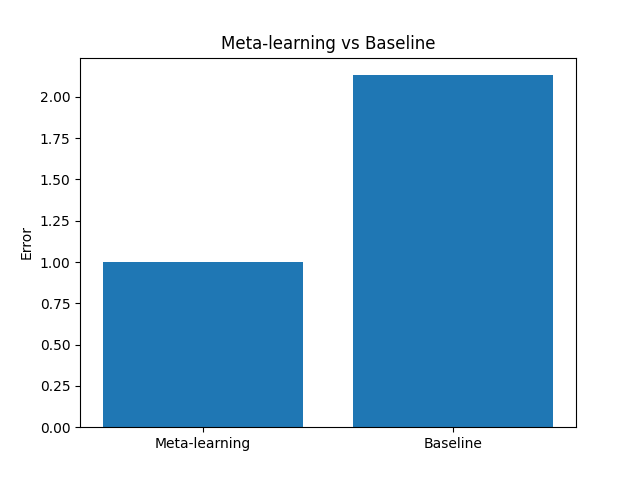

The Python source for this figure:
import numpy as np
import matplotlib.pyplot as plt

data = np.load("results/test_data.npz")

maml = data["m_errs"]
baseline = data["b_errs"]

maml_avg = np.mean(maml)
baseline_avg = np.mean(baseline)

labels = ["Meta-learning", "Baseline"]
values = [maml_avg, baseline_avg]

plt.figure()
plt.bar(labels, values)
plt.ylabel("Error")
plt.title("Meta-learning vs Baseline")

plt.savefig("results/plot_comparison.png")
plt.show()

print("plot_comparison.png saved!")
